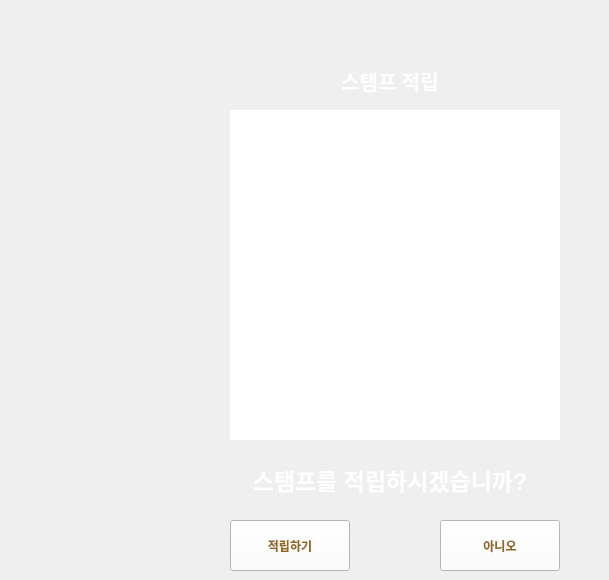
   <widget class="QWidget" name="page_6">
    <widget class="QPushButton" name="yes_btn">
     <property name="geometry">
      <rect>
       <x>230</x>
       <y>520</y>
       <width>120</width>
       <height>51</height>
      </rect>
     </property>
     <property name="font">
      <font>
       <weight>75</weight>
       <bold>true</bold>
      </font>
     </property>
     <property name="styleSheet">
      <string notr="true">color: rgb(147, 103, 28);background-color: rgb(255, 255, 255);
</string>
     </property>
     <property name="text">
      <string>적립하기</string>
     </property>
    </widget>
    <widget class="QPushButton" name="no_btn">
     <property name="geometry">
      <rect>
       <x>440</x>
       <y>520</y>
       <width>120</width>
       <height>51</height>
      </rect>
     </property>
     <property name="font">
      <font>
       <weight>75</weight>
       <bold>true</bold>
      </font>
     </property>
     <property name="styleSheet">
      <string notr="true">color: rgb(147, 103, 28);background-color: rgb(255, 255, 255);
</string>
     </property>
     <property name="text">
      <string>아니오</string>
     </property>
    </widget>
    <widget class="QLabel" name="label_4">
     <property name="geometry">
      <rect>
       <x>230</x>
       <y>110</y>
       <width>330</width>
       <height>330</height>
      </rect>
     </property>
     <property name="styleSheet">
      <string notr="true">background-color: rgb(255, 255, 255);
border-image:url(&quot;/home/iot/PycharmProjects/pythonProject/키오스크/stamp.png&quot;)
</string>
     </property>
     <property name="text">
      <string/>
     </property>
    </widget>
    <widget class="QLabel" name="label_38">
     <property name="geometry">
      <rect>
       <x>180</x>
       <y>460</y>
       <width>420</width>
       <height>40</height>
      </rect>
     </property>
     <property name="font">
      <font>
       <pointsize>17</pointsize>
       <weight>75</weight>
       <bold>true</bold>
      </font>
     </property>
     <property name="styleSheet">
      <string notr="true">color: rgb(255, 255, 255);
background-color: rgba(191, 64, 64, 0);
border-radius: 20px;</string>
     </property>
     <property name="text">
      <string>스탬프를 적립하시겠습니까?</string>
     </property>
     <property name="alignment">
      <set>Qt::AlignCenter</set>
     </property>
    </widget>
    <widget class="QLabel" name="label_40">
     <property name="geometry">
      <rect>
       <x>180</x>
       <y>60</y>
       <width>420</width>
       <height>41</height>
      </rect>
     </property>
     <property name="font">
      <font>
       <pointsize>15</pointsize>
       <weight>75</weight>
       <bold>true</bold>
      </font>
     </property>
     <property name="styleSheet">
      <string notr="true">border-radius: 20px;
background-color: rgba(191, 64, 64, 0);
color: rgb(255, 255, 255);</string>
     </property>
     <property name="text">
      <string>스탬프 적립</string>
     </property>
     <property name="alignment">
      <set>Qt::AlignCenter</set>
     </property>
    </widget>
   </widget>
